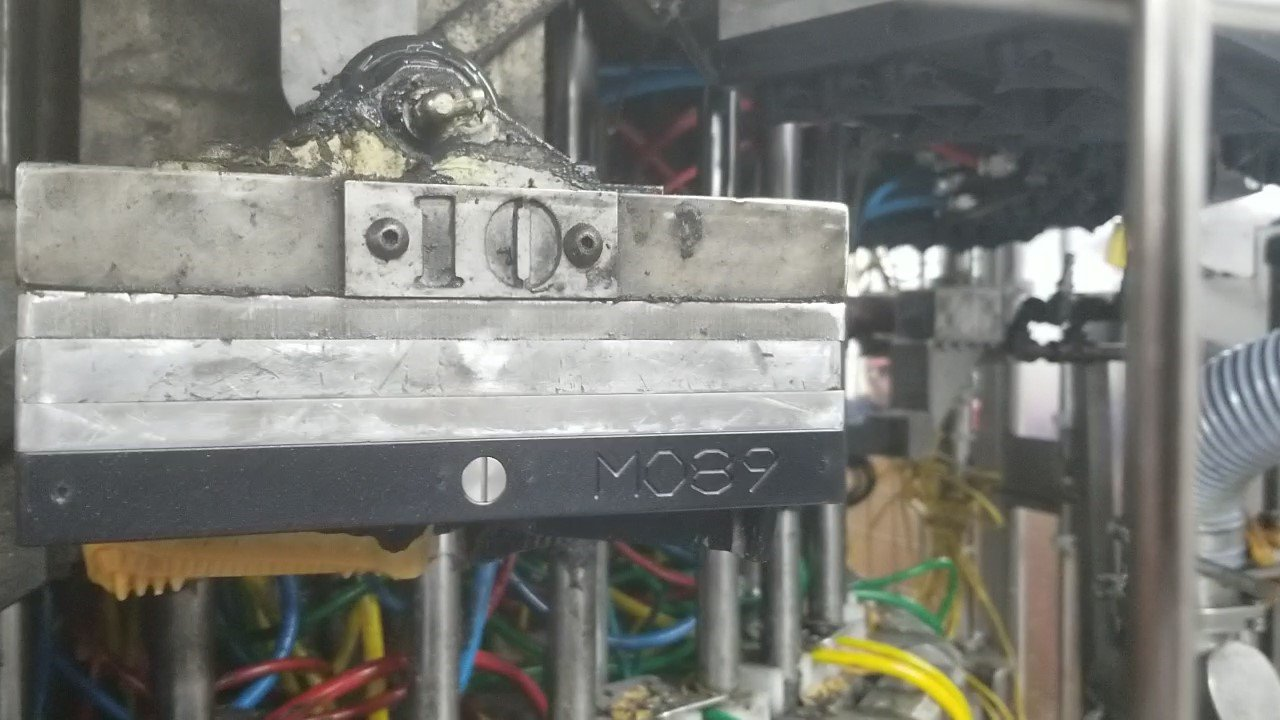
#> input picture pic_box.jpg, 1280 x 720 px, given in place of NoDefect_01.jpg, which was not available
$ python PixelEval_01.py
#> lines starting #> are read from the running program, lines starting #| are printed output that depends on the picture; after the words box and inside, x2 and y2 are one past the last pixel; in counts of white or black regions, pixels touching at a corner belong together; pictures that were not available may be replaced by others from this repository, and a replacement may not be noted
"""
This program to evaluate pixels for their color contents.  Will be used
for defect detection and edge detection.

By Rich Budek 01/15/2021 in Python 3.8
"""


import pandas as pd
import numpy as np
import jinja2
import math
import re
import cv2
import imutils
from matplotlib import pyplot as plt


#global values to start with
const_orig_x1 = 16
const_orig_y1 = 161
const_orig_x2 = 847
const_orig_y2 = 200

const_mb_x1 = 30
const_mb_y1 = 307
const_mb_x2 = 817
const_mb_y2 = 504
const_mb_contin = True
const_mb_skip_frame = 23  #num of frames to skip after motion stop

const_sb_ht = 71
const_sb_ul_x = 17
const_sb_ul_y = 550
const_sb_ur_x = 847
const_sb_ur_y = 504
const_img_x_pix = 1280
const_img_y_pix = 720

const_lim_defect = 500    #


class Config_Data:
    disp_result_on_image = True
    disp_detect_win =  False
    disp_defect_win = False
    disp_movie_subwin = False
    disp_movie_eval = False       #evaluate the movie
    eval_use_edge_detect = True
    store_movie_frame = True
    movie_frame_num = 0

    #for the product detection
    prod_bound_lwr = [45, 92, 115] # in B, G, R format
    prod_bound_upr = [105, 132, 165]

    mach_bound_lwr = [180, 185, 180]  # in B, G, R format
    mach_bound_upr = [250, 250, 250]  # orig was 240, 239, 238

    filepath = "Z:\Shared Folders\Data_WCO\BHPB VisInsp OnSite\Samp Data"
    filename1 = "NoDefect_01.jpg"
    filename2 = "Defect_01.jpg"
    filename_test = "test_plate_01.jpg"


class Motion_Box:
    x1 = 30
    y1 = 307
    x2 = 817
    y2 = 504
    contin = True
    skip_frame = 23  #num of frames to skip after motion stop


class Sample_Box:
    X1_L = 0
    Y1_L = 0
    X2_L = 0
    Y2_L = 0
    X1_R = 0
    Y1_R = 0
    X2_R = 0
    Y2_R = 0


#funtions for color styling
# [4 lines left out: function color_negative_red, not called in this run]


def color_spec_dif_01(val):
    color = 'red' if float(val) > 0.001 else 'black'
    return f'color: {color}'

def color_spec_dif_02(val):    #warning if above 0.002
    color = 'blue' if float(val) > 0.002 or float(val) < -0.002 else 'black'
    return f'color: {color}'

def color_spec_dif_03(val):    #red if above 0.002
    color = 'red' if float(val) > 0.002 or float(val) < -0.002 else 'black'
    return f'color: {color}'

def color_spec_dia(val):
    color = 'red' if float(val) > 0.4910 or float(val) < 0.4900 else 'black'
    return f'color: {color}'

# [176 lines left out: functions draw_cross, eval_image, not called in this run]


#main function
def main():
    #this is the main loop
    config_data = Config_Data()
    sample_box = Sample_Box()
    m_box = Motion_Box()

    print("Pixel Test Evaluation")
    print("rev. 01/15/2021  by Rich Budek")
    print("  ")

    is_movie = False
    const_filename = config_data.filename_test

    print(is_movie)
    filename_full = config_data.filepath + "\\" + const_filename
    print("Evaluate picture: " + filename_full)
    print(" ")

    #now get the coordinates for sample box
    #hard coded for now
    sample_box.X1_L = const_sb_ul_x
    sample_box.Y1_L = const_sb_ul_y
    sample_box.X2_L = sample_box.X1_L   #no slope for now
    sample_box.Y2_L = sample_box.Y1_L + const_sb_ht

    #for the right side
    sample_box.X1_R = const_sb_ur_x
    sample_box.Y1_R = const_sb_ur_y
    sample_box.X2_R = sample_box.X1_R
    sample_box.Y2_R = sample_box.Y1_R + const_sb_ht


    # summary at the top
    filename_short = re.sub(r'\\.+\\', '', filename_full)
    filename_short = re.sub(r'^(.*:)', '', filename_short)


    # [12 lines of commented-out code are left out]


    cv2.destroyAllWindows()
    filename_full = config_data.filepath + "\\" + config_data.filename1
    image_in = cv2.imread(filename_full)
#> image_in is the input picture: shape (720, 1280, 3); mean B, G, R 119, 124.3, 124.1
    cv2.imshow("Original Image",image_in)
    cv2.waitKey(0)

    image = np.copy(image_in[141:520,0:900,:])
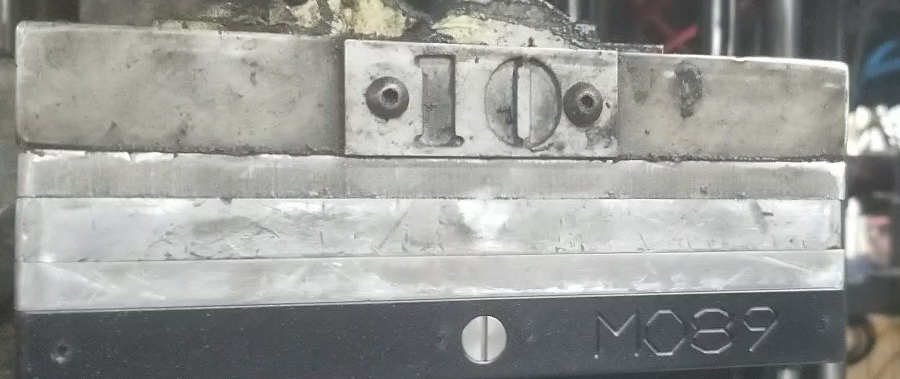
#> image: shape (379, 900, 3); mean B, G, R 151.4, 154.5, 153.6
    cv2.imshow("Cropped Image",image)
    cv2.waitKey(0)


    # [16 lines of commented-out code are left out]
    img_blurred = np.copy(image)
    img_blurred = cv2.cvtColor( img_blurred, cv2.COLOR_BGR2GRAY )
    img_gray = np.copy(img_blurred)
    img_blurred = cv2.GaussianBlur(img_blurred, (5,5), 0)  #was (5,5)
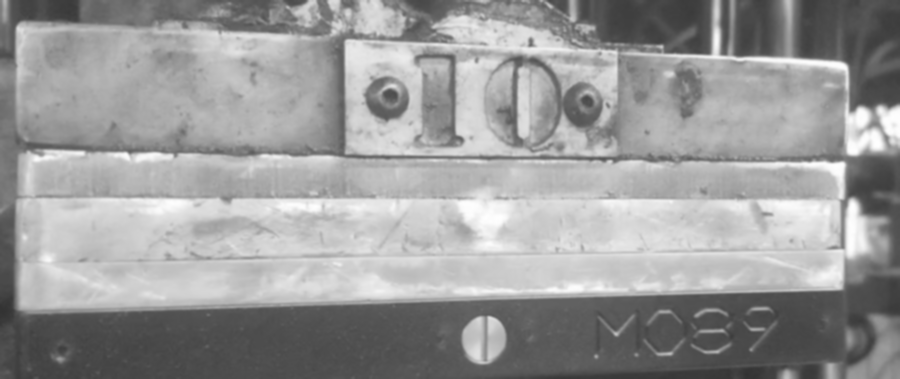
#> img_blurred: shape (379, 900); min 50, max 255, mean 153.9
    # [9 lines of commented-out code are left out]
    sigma = 0.01
    img_avg = np.median(img_blurred)
#> img_avg = 169
    lower = int(max(0, (1.0 - sigma) * img_avg))
#> lower = 167
    upper = int(min(255, (1.0 + sigma) * img_avg))
#> upper = 170
    img_edged = cv2.Canny(img_blurred, lower, upper, L2gradient=True)
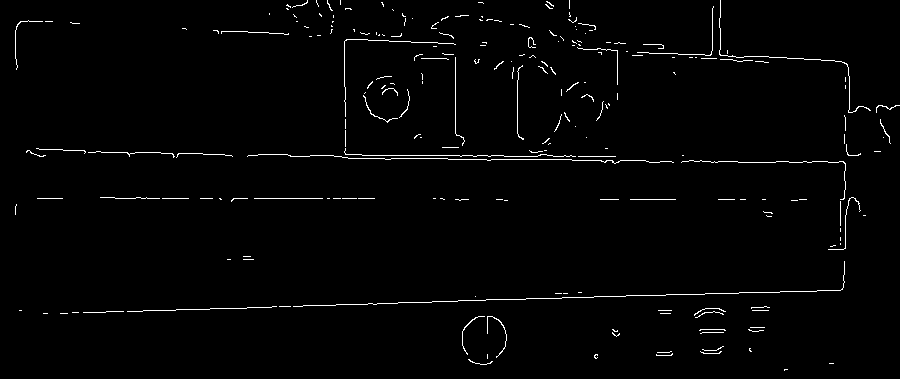
#> img_edged: shape (379, 900); 1.6% white in thin lines or dots
    cv2.imshow("Auto Canny", img_edged)
    cv2.waitKey(0)


    #dilate then find countours
    thresh = cv2.threshold(img_edged, 25,255, cv2.THRESH_BINARY)[1]
    cv2.imshow("Threshold", thresh)
    cv2.waitKey(0)

    thresh = cv2.dilate(thresh, None, iterations=4)  #orig was 2
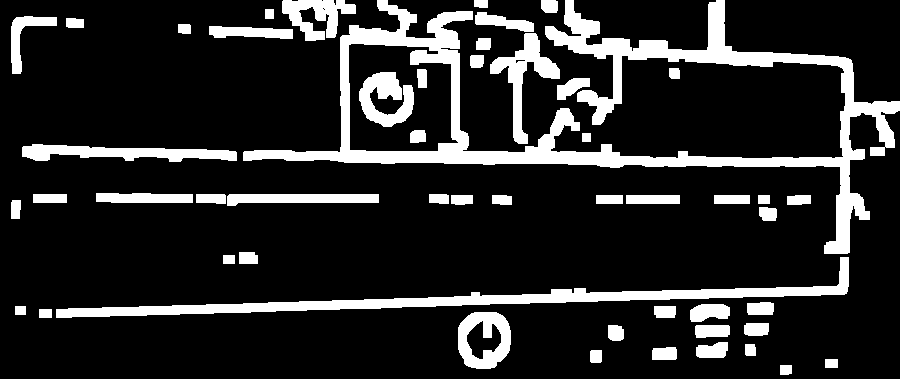
#> thresh: shape (379, 900); 16.1% white; 52 white regions
    cv2.imshow("Dialate",thresh)
    cv2.waitKey(0)

    cnts = cv2.findContours(thresh.copy(), cv2.RETR_EXTERNAL, cv2.CHAIN_APPROX_SIMPLE)
#> cnts = 49 contours; largest, box (x1, y1, x2, y2) and area: (243, 0, 900, 254) 31881, (56, 257, 849, 318) 6942, (458, 312, 511, 369) 2468, (22, 144, 237, 162) 2040, (490, 33, 560, 144) 1999
    cnts = imutils.grab_contours(cnts)

    #count how many contours are different
    num_cnts = 0
    still_max_cnts = 6    #number of contours allowed for being
    min_area = 300
    for c in cnts:
        if cv2.contourArea(c) > min_area:
            num_cnts = num_cnts +1
#> this loop made 49 passes
#> c on passes 2, 11, 13, 17, 22, 23, 24, 25, 31, 34, 45: [[825, 359], [825, 367], [837, 367], [837, 359]], [[39, 309], [39, 317], [51, 317], [51, 309]], [[15, 306], [15, 314], [25, 314], [25, 306]], [[223, 255], [223, 263], [234, 263], [234, 255]], [[758, 195], [758, 203], [769, 203], [769, 195]], [[714, 195], [714, 203], [749, 203], [749, 195]], [[626, 195], [626, 203], [679, 203], [679, 195]], [[596, 195], [596, 203], [622, 203], [622, 195]], [[33, 194], [33, 202], [66, 202], [66, 194]], [[582, 133], [582, 141], [590, 141], [590, 133]], [[265, 9], [265, 18], [273, 18], [273, 9]]
#> after the loop, num_cnts = 16

    print("num contours = " +  str(num_cnts))
#| num contours = 16


    return


    if is_movie:
        #need to run motion detection to find first frame
        vs = cv2.VideoCapture(filename_full)
        first_frame = None

        num_mb_skip_frame = 0
        while True:
            ret,frame_in = vs.read()
            if ret == True:
                #if frame_in is None:
                #    print("end of file")
                #    break
                num_mb_skip_frame = num_mb_skip_frame -1

                cv2.imshow("Full Frame",frame_in)
                if m_box.contin == False:
                    cv2.waitKey(0)

                frame = np.copy(frame_in[m_box.y1:m_box.y2 , m_box.x1:m_box.x2 ])

                gray = cv2.cvtColor(frame, cv2.COLOR_BGR2GRAY)
                #orig was (21,21)
                gray = cv2.GaussianBlur(gray, (21, 21), 0)

                #if first frame is None, initialize it
                if first_frame is None:
                    first_frame = gray
                    continue
                if config_data.disp_movie_subwin:
                    cv2.imshow("Frame",gray)
                #cv2.waitKey(0)

                #difference between previous frame and this one
                frame_delta = cv2.absdiff(first_frame, gray)
                if config_data.disp_movie_subwin:
                    cv2.imshow("Delta",frame_delta)
                thresh = cv2.threshold(frame_delta, 25,255, cv2.THRESH_BINARY)[1]

                #dilate then find countours
                thresh = cv2.dilate(thresh, None, iterations=2)
                if config_data.disp_movie_subwin:
                    cv2.imshow("Thresh",thresh)

                cnts = cv2.findContours(thresh.copy(), cv2.RETR_EXTERNAL, cv2.CHAIN_APPROX_SIMPLE)
                cnts = imutils.grab_contours(cnts)

                #count how many contours are different
                num_cnts = 0
                still_max_cnts = 6    #number of contours allowed for being
                min_area = 300
                for c in cnts:
                    if cv2.contourArea(c) > min_area:
                        num_cnts = num_cnts +1

                #see if in motion
                print("num contours = " +  str(num_cnts))
                first_frame = np.copy(gray)

                if num_cnts > still_max_cnts:
                    cv2.putText(gray, "*** moving  ****", (10, 20),cv2.FONT_HERSHEY_SIMPLEX, 0.5, (255, 255, 255), 2)
                    if config_data.disp_movie_subwin:
                        cv2.imshow("Frame",gray)
                    cv2.putText(frame_in, "*** moving  ****", (10, 20),cv2.FONT_HERSHEY_SIMPLEX, 0.5, (255, 255, 255), 2)
                    print ("motion")
                    cv2.imshow("Full Frame",frame_in)
                else:
                    #no motion so stop

                    #check if there are frames to skip
                    if num_mb_skip_frame <= 0:
                        image = np.copy(frame_in)
                        img_num_x_pix = image.shape[1]
                        img_num_y_pix = image.shape[0]
                        img_num_channel= image.shape[2]
                        col1 = pd.Index(['title', 'descrip', 'data file', 'size', 'date', 'pixel size', 'operator', 'search box', 'UL', 'LR'])
                        col2 = pd.Index(['Mini Twisted Bones', 'production run 2020', filename_short, '150 KB','07/20/2020', str(img_num_x_pix).strip()+' x '+str(img_num_y_pix).strip(), 'Rich Budek', ' ',  str(sample_box.X1_L).strip()+' , '+str(sample_box.Y1_L).strip(), str(sample_box.X2_R).strip()+' , '+str(sample_box.Y2_R).strip()])
                        df_head = pd.DataFrame(col2, columns=[''], index=col1)
                        head_styler = df_head.style.applymap(color_negative_red)
                        eval_image(image, config_data, filename_short, sample_box, df_head, head_styler, True)

                        cv2.putText(frame_in, "STOPPED", (10, 30),cv2.FONT_HERSHEY_SIMPLEX, 1.0, (0, 0, 255), 2)
                        cv2.imshow("Full Frame",frame_in)
                        cv2.waitKey(0)
                        num_mb_skip_frame = m_box.skip_frame

                cv2.waitKey(10)
        cv2.waitKey(0)
    else:
        #load the image
        image = cv2.imread(filename_full)

        img_num_x_pix = image.shape[1]
        img_num_y_pix = image.shape[0]
        img_num_channel= image.shape[2]
        col1 = pd.Index(['title', 'descrip', 'data file', 'size', 'date', 'pixel size', 'operator', 'search box', 'UL', 'LR'])
        col2 = pd.Index(['Mini Twisted Bones', 'production run 2020', filename_short, '150 KB','07/20/2020', str(img_num_x_pix).strip()+' x '+str(img_num_y_pix).strip(), 'Rich Budek', ' ',  str(sample_box.X1_L).strip()+' , '+str(sample_box.Y1_L).strip(), str(sample_box.X2_R).strip()+' , '+str(sample_box.Y2_R).strip()])
        df_head = pd.DataFrame(col2, columns=[''], index=col1)
        head_styler = df_head.style.applymap(color_negative_red)
        eval_image(image, config_data, filename_short, sample_box, df_head, head_styler, False)


    print("Image is done ...")
    cv2.waitKey(0)
    cv2.destroyAllWindows()


    #write the report to disk
    # template handling
    env = jinja2.Environment(loader=jinja2.FileSystemLoader(searchpath=''))
    template = env.get_template('template_01.html')
    html = template.render(head_table=head_styler.render() )

    # write the HTML file
    with open('report.html', 'w', encoding='utf-8') as f:   #put encoding on to stop unicode errors
        f.write(html)
    f.close()


print (" ")
print (".Program start.")

if __name__ == "__main__":
    main()
    print (".Program end.")
